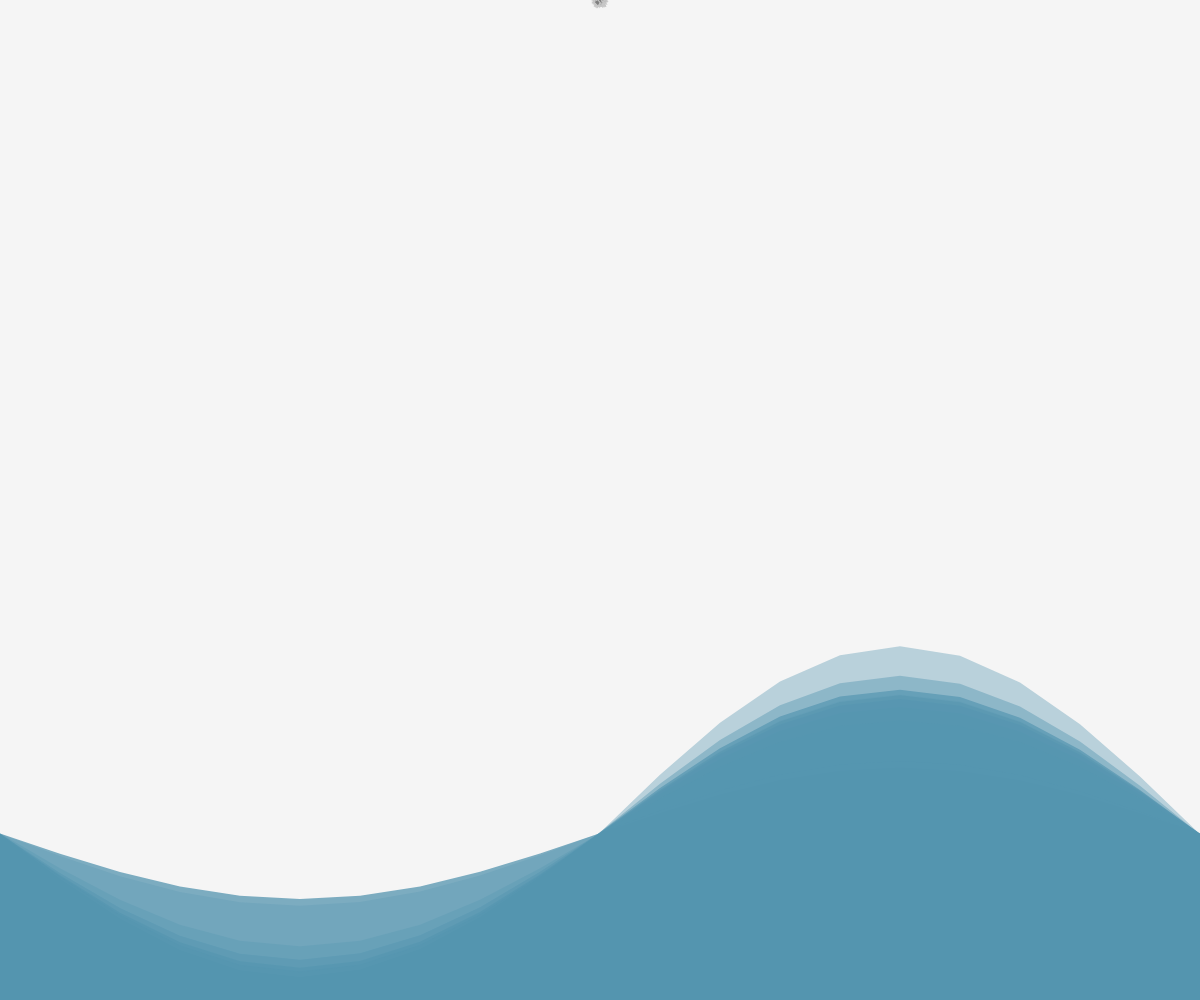
Frame 1 (no input)
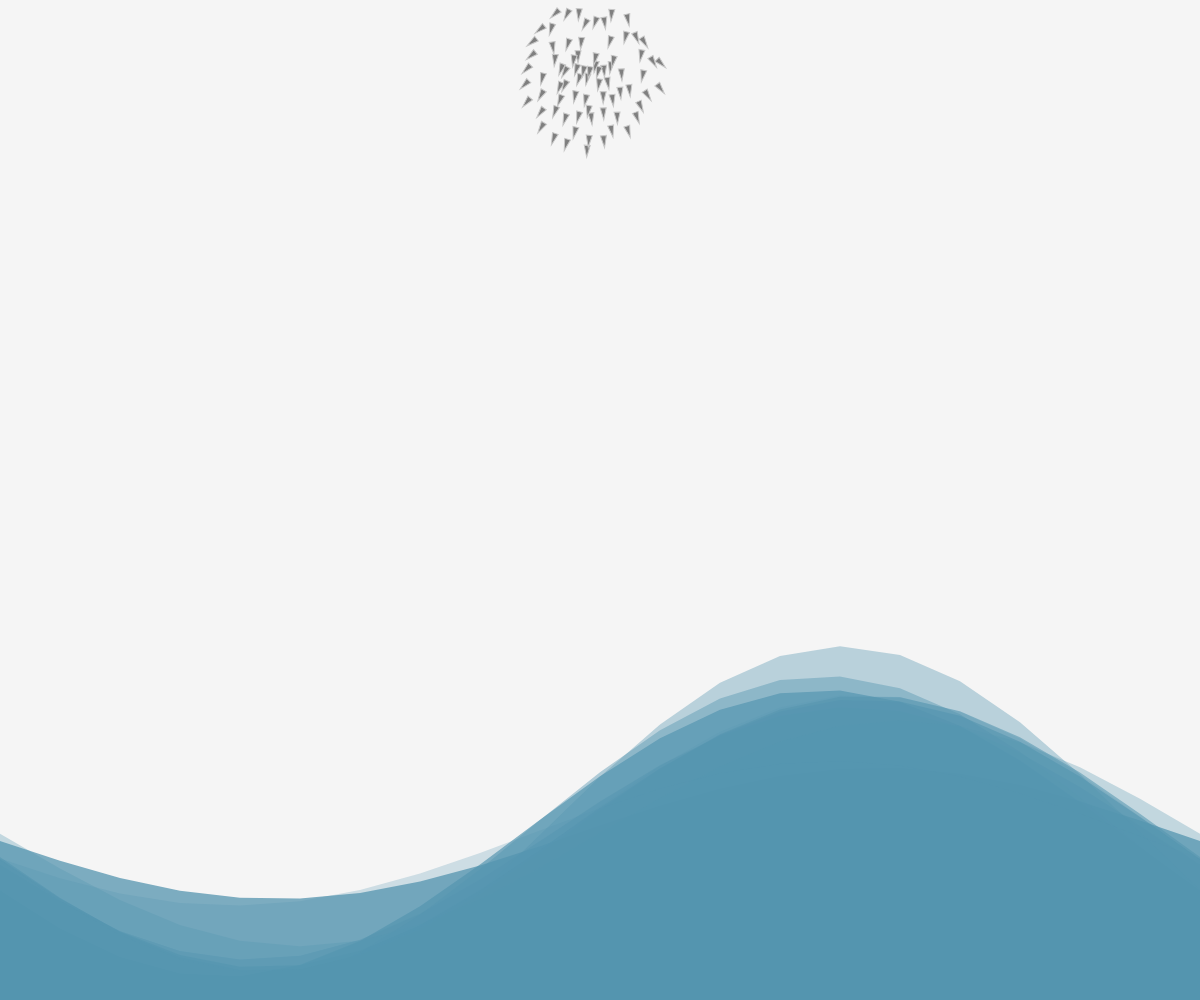
Frame 60 (no input)
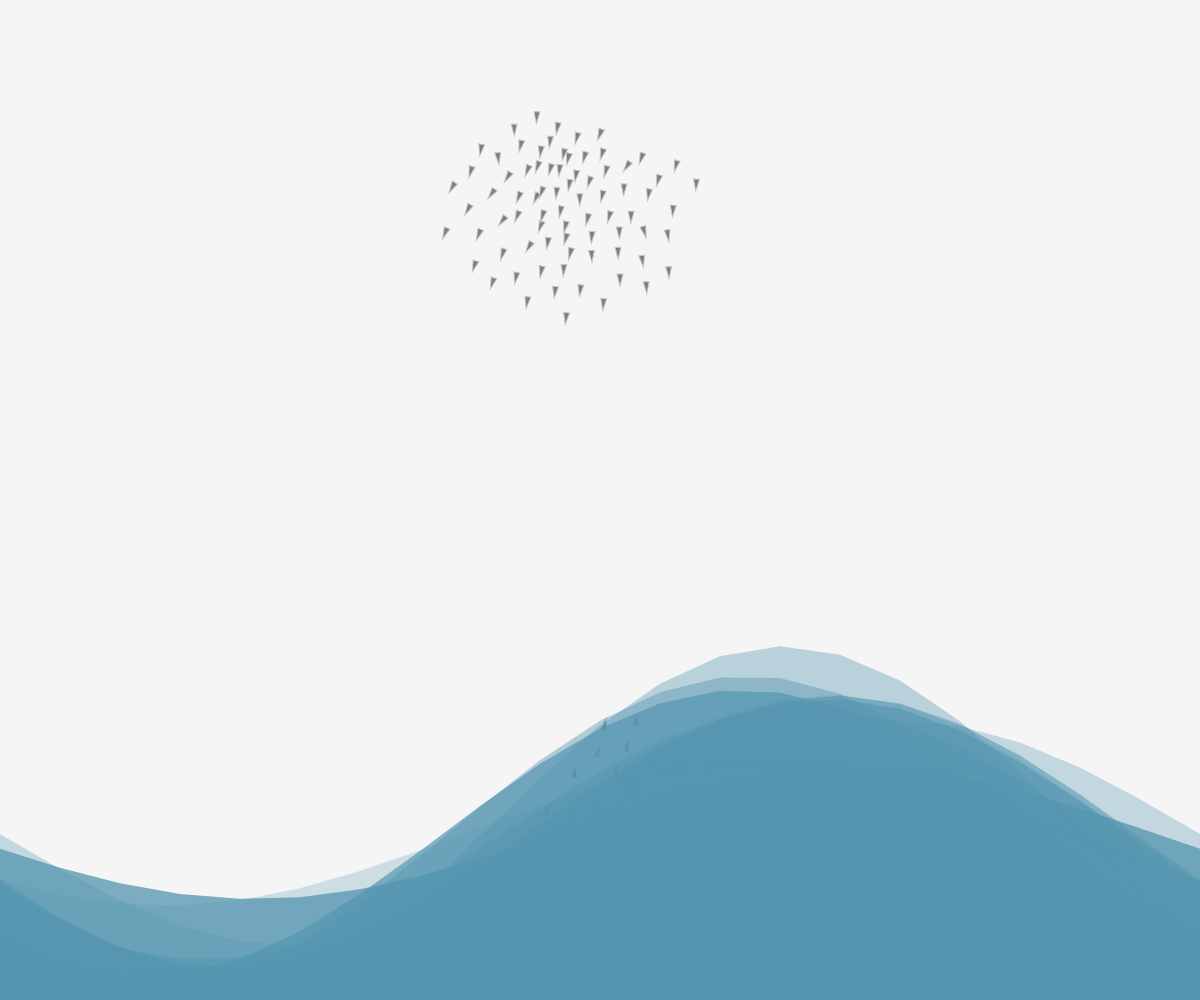
Frame 120 (the mouse pressed at the canvas centre since frame 60)

The p5.js sketch that drew these frames (run headless with seeded random() and noise() and a simulated clock; from frame 60 on, the mouse is pressed at the canvas centre):

// p5.js sketch
// ── sketch.js
let flock;
var numWaves = 10;
var numBoids = 100;

function windowResized() {
	//console.log('resized');
	resizeCanvas(windowWidth, windowHeight);
  }


function setup() {
  createCanvas(windowWidth, windowHeight);
  

  flock = new Flock();
  // Add an initial set of boids into the system
  for (let i = 0; i < numBoids; i++) {
    let b = new Boid(width / 2,0);
    flock.addBoid(b);
  }
};

function draw() {
  background(245,245,245);
  flock.run();
  randomSeed(0);
  for(var i = 0 ; i < numWaves; i++){
	fill(85, 149, 176,map(i,0,numWaves,192,32));
	noStroke();
	drawSineWave(2*PI,0.00005 * (random(0,numWaves)),10 + (20 * random(0,numWaves)),20,width,height*2.5/3);
  }
  fill(255);
}
function drawSineWave(radians,speed,amplitude,detail,size,y){
	beginShape();
	vertex(0,height);//fix to bottom
	//compute the distance between each point
	var xoffset = size / detail;
	var angleIncrement = radians / detail;
	for(var i = 0 ; i <= detail; i++){
	  var px = xoffset * i;
	  var py = y + (sin((millis() * speed) + angleIncrement * i) * amplitude);
	  vertex(px,py);
	}
	vertex(size,height);//fix to bottom
	endShape();
  }

// The Nature of Code
// Daniel Shiffman
// http://natureofcode.com

// Flock object
// Does very little, simply manages the array of all the boids

function Flock() {
	// An array for all the boids
	this.boids = []; // Initialize the array
  }
  
  Flock.prototype.run = function() {
	for (let i = 0; i < this.boids.length; i++) {
	  this.boids[i].run(this.boids);  // Passing the entire list of boids to each boid individually
	}
  }
  
  Flock.prototype.addBoid = function(b) {
	this.boids.push(b);
  }
  
  // The Nature of Code
  // Daniel Shiffman
  // http://natureofcode.com
  
  // Boid class
  // Methods for Separation, Cohesion, Alignment added
  
  function Boid(x, y) {
	this.acceleration = createVector(0, 0);
	this.velocity = createVector(random(-1, 1), random(-1, 1));
	this.position = createVector(x, y);
	this.r = 3.0;
	this.maxspeed = 3;    // Maximum speed
	this.maxforce = 0.05; // Maximum steering force
  }
  
  Boid.prototype.run = function(boids) {
	this.flock(boids);
	this.update();
	this.borders();
	this.render();
  }
  
  Boid.prototype.applyForce = function(force) {
	// We could add mass here if we want A = F / M
	this.acceleration.add(force);
  }
  
  // We accumulate a new acceleration each time based on three rules
  Boid.prototype.flock = function(boids) {
	let sep = this.separate(boids);   // Separation
	let ali = this.align(boids);      // Alignment
	let coh = this.cohesion(boids);   // Cohesion
	//let wav = this.wavesteer(boids); // Wave Separation
	// Arbitrarily weight these forces
	sep.mult(1.5);
	ali.mult(1.0);
	coh.mult(1.0);
	//wav.mult(1.5);

	// Add the force vectors to acceleration
	this.applyForce(sep);
	this.applyForce(ali);
	this.applyForce(coh);
	//this.applyForce(wav);
  }
  
  // Method to update location
  Boid.prototype.update = function() {
	// Update velocity
	this.velocity.add(this.acceleration);
	// Limit speed
	this.velocity.limit(this.maxspeed);
	this.position.add(this.velocity);
	// Reset accelertion to 0 each cycle
	this.acceleration.mult(0);
  }
  
  // A method that calculates and applies a steering force towards a target
  // STEER = DESIRED MINUS VELOCITY
  Boid.prototype.seek = function(target) {
	let desired = p5.Vector.sub(target,this.position);  // A vector pointing from the location to the target
	// Normalize desired and scale to maximum speed
	desired.normalize();
	desired.mult(this.maxspeed);
	// Steering = Desired minus Velocity
	let steer = p5.Vector.sub(desired,this.velocity);
	steer.limit(this.maxforce);  // Limit to maximum steering force
	return steer;
  }
  
  Boid.prototype.render = function() {
	// Draw a triangle rotated in the direction of velocity
	let theta = this.velocity.heading() + radians(90);
	fill(127);
	stroke(200);
	push();
	translate(this.position.x, this.position.y);
	rotate(theta);
	beginShape();
	vertex(0, -this.r * 2);
	vertex(-this.r, this.r * 2);
	vertex(this.r, this.r * 2);
	endShape(CLOSE);
	pop();
  }
  
  // Wraparound
  Boid.prototype.borders = function() {
	if (this.position.x < -this.r)  this.position.x = width + this.r;
	if (this.position.y < -this.r)  this.position.y = height + this.r;
	if (this.position.x > width + this.r) this.position.x = -this.r;
	if (this.position.y > height + this.r) this.position.y = -this.r;
  }
  
  // Separation
  // Method checks for nearby boids and steers away
  Boid.prototype.separate = function(boids) {
	let desiredseparation = 25.0;
	let steer = createVector(0, 0);
	let count = 0;
	// For every boid in the system, check if it's too close
	for (let i = 0; i < boids.length; i++) {
	  let d = p5.Vector.dist(this.position,boids[i].position);
	  // If the distance is greater than 0 and less than an arbitrary amount (0 when you are yourself)
	  if ((d > 0) && (d < desiredseparation)) {
		// Calculate vector pointing away from neighbor
		let diff = p5.Vector.sub(this.position, boids[i].position);
		diff.normalize();
		diff.div(d);        // Weight by distance
		steer.add(diff);
		count++;            // Keep track of how many
	  }
	}
	// Average -- divide by how many
	if (count > 0) {
	  steer.div(count);
	}
  
	// As long as the vector is greater than 0
	if (steer.mag() > 0) {
	  // Implement Reynolds: Steering = Desired - Velocity
	  steer.normalize();
	  steer.mult(this.maxspeed);
	  steer.sub(this.velocity);
	  steer.limit(this.maxforce);
	}
	return steer;
  }

  
  
  // Alignment
  // For every nearby boid in the system, calculate the average velocity
  Boid.prototype.align = function(boids) {
	let neighbordist = 50;
	let sum = createVector(0,0);
	let count = 0;
	for (let i = 0; i < boids.length; i++) {
	  let d = p5.Vector.dist(this.position,boids[i].position);
	  if ((d > 0) && (d < neighbordist)) {
		sum.add(boids[i].velocity);
		count++;
	  }
	}
	if (count > 0) {
	  sum.div(count);
	  sum.normalize();
	  sum.mult(this.maxspeed);
	  let steer = p5.Vector.sub(sum, this.velocity);
	  steer.limit(this.maxforce);
	  return steer;
	} else {
	  return createVector(0, 0);
	}
  }
  
  // Cohesion
  // For the average location (i.e. center) of all nearby boids, calculate steering vector towards that location
  Boid.prototype.cohesion = function(boids) {
	let neighbordist = 50;
	let sum = createVector(0, 0);   // Start with empty vector to accumulate all locations
	let count = 0;
	for (let i = 0; i < boids.length; i++) {
	  let d = p5.Vector.dist(this.position,boids[i].position);
	  if ((d > 0) && (d < neighbordist)) {
		sum.add(boids[i].position); // Add location
		count++;
	  }
	}
	if (count > 0) {
	  sum.div(count);
	  return this.seek(sum);  // Steer towards the location
	} else {
	  return createVector(0, 0);
	}
  }
  
